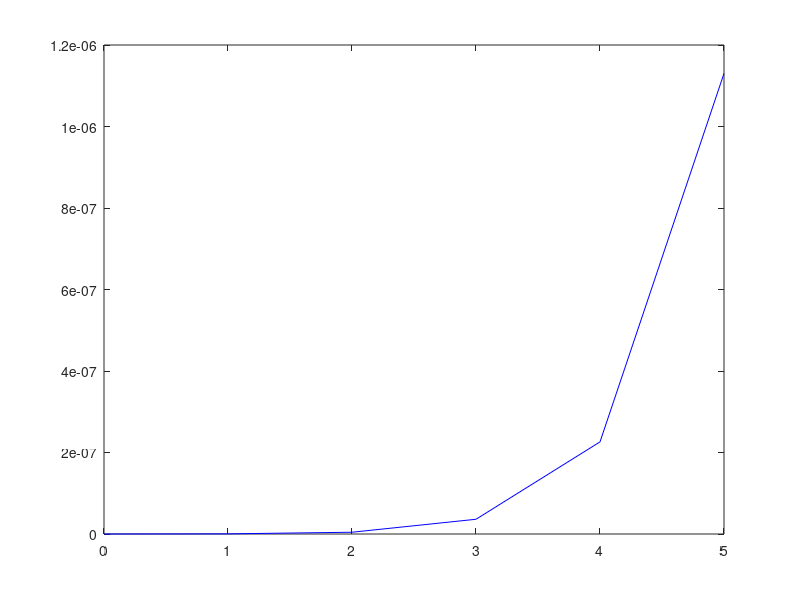

Here is the MATLAB script that generated this plot:
%second exercise

n = input('n= ');
p = input('p= ' );
lambda = n*p;
k=0:n;

resultbino = binopdf(k,n,p);
resultpoisson = poisspdf(k,lambda);

plot(k, resultbino, 'm', k, resultpoisson, 'b');